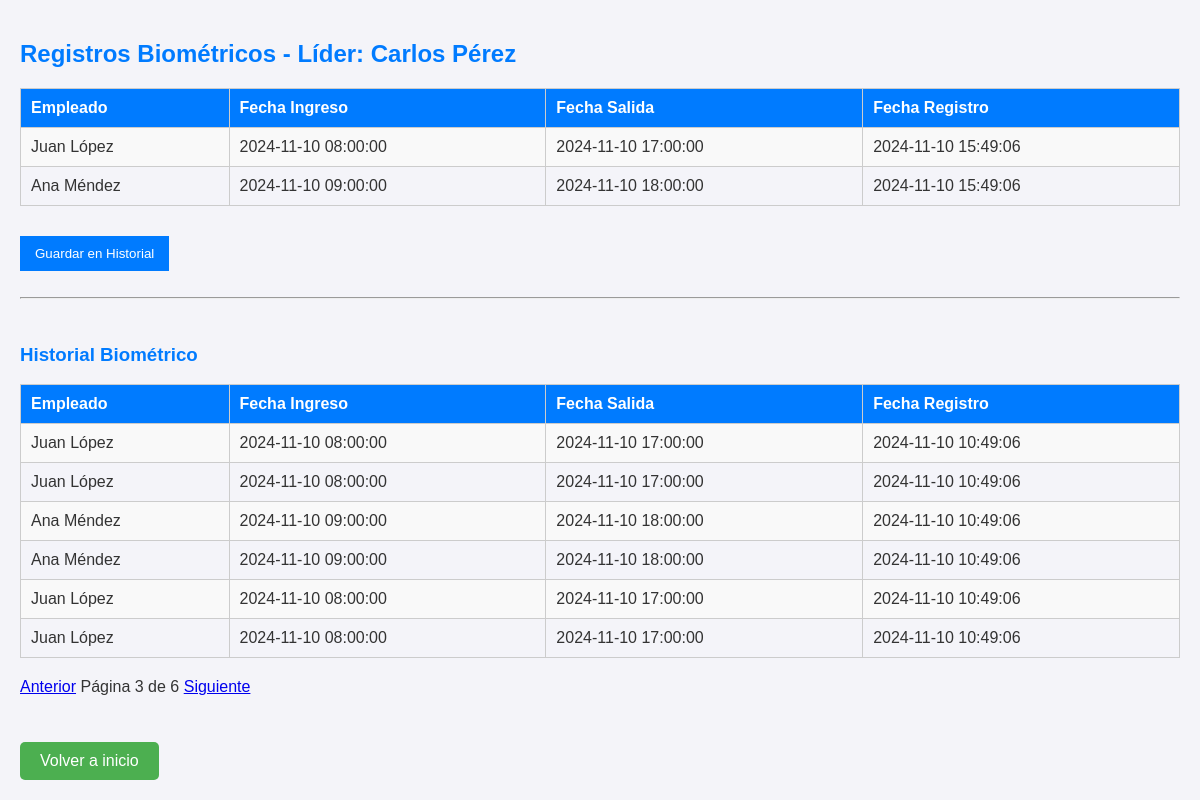
/app/biometrico.php?pagina=3 (signed in), run on the app's committed database.
### tables this page shows
CREATE TABLE `biometrico` (
  `id` int(11) NOT NULL,
  `empleado_id` int(11) NOT NULL,
  `fecha_ingreso` datetime DEFAULT NULL,
  `fecha_salida` datetime DEFAULT NULL,
  `fecha_registro` timestamp NOT NULL DEFAULT current_timestamp()
);

CREATE TABLE `empleados` (
  `id` int(11) NOT NULL,
  `nombre` varchar(100) NOT NULL,
  `area_id` int(11) NOT NULL
);

CREATE TABLE `biometrico_historial` (
  `id` int(11) NOT NULL,
  `empleado_id` int(11) NOT NULL,
  `fecha_ingreso` datetime NOT NULL,
  `fecha_salida` datetime NOT NULL,
  `fecha_registro` datetime NOT NULL
);

### app/biometrico.php (the view, shortened to what this page needs)
<?php
include 'config.php';
$area_id = $_SESSION['area_id'];
$stmt = $pdo->prepare("
    SELECT * FROM biometrico b
    JOIN empleados e ON b.empleado_id = e.id
    WHERE e.area_id = :area_id
");
$stmt->execute(['area_id' => $area_id]);
$registros_biometricos = $stmt->fetchAll(PDO::FETCH_ASSOC);
$registros_por_pagina = 6;
$pagina_actual = isset($_GET['pagina']) ? (int)$_GET['pagina'] : 1;
$offset = ($pagina_actual - 1) * $registros_por_pagina;
$stmt = $pdo->prepare("
    SELECT * FROM biometrico_historial bh
    JOIN empleados e ON bh.empleado_id = e.id
    ORDER BY bh.fecha_registro DESC
    LIMIT :offset, :registros_por_pagina
");
$stmt->bindParam(':offset', $offset, PDO::PARAM_INT);
$stmt->bindParam(':registros_por_pagina', $registros_por_pagina, PDO::PARAM_INT);
$stmt->execute();
$registros_historial = $stmt->fetchAll(PDO::FETCH_ASSOC);
$stmt = $pdo->query("SELECT COUNT(*) FROM biometrico_historial");
$total_registros = $stmt->fetchColumn();
$total_paginas = ceil($total_registros / $registros_por_pagina);
?>
<!DOCTYPE html>
<html>
<head>
    <link rel="stylesheet" href="estilos.css">
</head>
<body>
    <h2>Registros Biométricos - Líder: <?php echo $_SESSION['nombre']; ?></h2>
    <form method="POST">
        <table>
            <tr>
                <th>Empleado</th>
                <th>Fecha Ingreso</th>
                <th>Fecha Salida</th>
                <th>Fecha Registro</th>
            </tr>
            <?php foreach ($registros_biometricos as $registro): ?>
            <tr>
                <td><?php echo $registro['nombre']; ?></td>
                <td><?php echo $registro['fecha_ingreso']; ?></td>
                <td><?php echo $registro['fecha_salida']; ?></td>
                <td><?php echo $registro['fecha_registro']; ?></td>
            </tr>
            <?php endforeach; ?>
        </table>
        <button type="submit">Guardar en Historial</button>
    </form>
    <br><hr><br>
    <h3>Historial Biométrico</h3>
    <table>
        <tr>
            <th>Empleado</th>
            <th>Fecha Ingreso</th>
            <th>Fecha Salida</th>
            <th>Fecha Registro</th>
        </tr>
        <?php foreach ($registros_historial as $registro): ?>
        <tr>
            <td><?php echo $registro['nombre']; ?></td>
            <td><?php echo $registro['fecha_ingreso']; ?></td>
            <td><?php echo $registro['fecha_salida']; ?></td>
            <td><?php echo $registro['fecha_registro']; ?></td>
        </tr>
        <?php endforeach; ?>
    </table>
    <div class="paginacion">
        <?php if ($pagina_actual > 1): ?>
            <a href="biometrico.php?pagina=<?php echo $pagina_actual - 1; ?>">Anterior</a>
        <?php endif; ?>
        <span>Página <?php echo $pagina_actual; ?> de <?php echo $total_paginas; ?></span>
        <?php if ($pagina_actual < $total_paginas): ?>
            <a href="biometrico.php?pagina=<?php echo $pagina_actual + 1; ?>">Siguiente</a>
        <?php endif; ?>
    </div>
    <br><br>
    <a href="inicio_lider.php" class="boton">Volver a inicio</a>
</body>
</html>

### app/estilos.css (style rules this page uses)
body { font-family: Arial, sans-serif; background-color: #f4f4f9; color: #333; margin: 0; padding: 20px; }
h2, h3 { color: #007bff; }
table { width: 100%; border-collapse: collapse; margin-bottom: 20px; }
table, th, td { border: 1px solid #ccc; padding: 10px; text-align: left; }
tr:nth-child(even) { background-color: #f9f9f9; }
th { background-color: #007bff; color: #fff; }
button { padding: 10px 15px; margin-top: 10px; background-color: #007bff; color: white; border: none; cursor: pointer; }
.boton { display: inline-block; padding: 10px 20px; background-color: #4CAF50; color: white; text-decoration: none; border-radius: 5px; text-align: center; margin-top: 10px; }

### data on the page
biometrico: empleado.nombre "Juan López", fecha_ingreso "2024-11-10 08:00:00", fecha_salida "2024-11-10 17:00:00", fecha_registro "2024-11-10 15:49:06"
biometrico: empleado.nombre "Ana Méndez", fecha_ingreso "2024-11-10 09:00:00", fecha_salida "2024-11-10 18:00:00", fecha_registro "2024-11-10 15:49:06"
biometrico_historial: empleado.nombre "Juan López", fecha_ingreso "2024-11-10 08:00:00", fecha_salida "2024-11-10 17:00:00", fecha_registro "2024-11-10 10:49:06"
biometrico_historial: empleado.nombre "Juan López", fecha_ingreso "2024-11-10 08:00:00", fecha_salida "2024-11-10 17:00:00", fecha_registro "2024-11-10 10:49:06"
biometrico_historial: empleado.nombre "Ana Méndez", fecha_ingreso "2024-11-10 09:00:00", fecha_salida "2024-11-10 18:00:00", fecha_registro "2024-11-10 10:49:06"
biometrico_historial: empleado.nombre "Ana Méndez", fecha_ingreso "2024-11-10 09:00:00", fecha_salida "2024-11-10 18:00:00", fecha_registro "2024-11-10 10:49:06"
biometrico_historial: empleado.nombre "Juan López", fecha_ingreso "2024-11-10 08:00:00", fecha_salida "2024-11-10 17:00:00", fecha_registro "2024-11-10 10:49:06"
biometrico_historial: empleado.nombre "Juan López", fecha_ingreso "2024-11-10 08:00:00", fecha_salida "2024-11-10 17:00:00", fecha_registro "2024-11-10 10:49:06"

### other printed values
$_SESSION['nombre'] "Carlos Pérez"
$pagina_actual "3"
$total_paginas "6"
